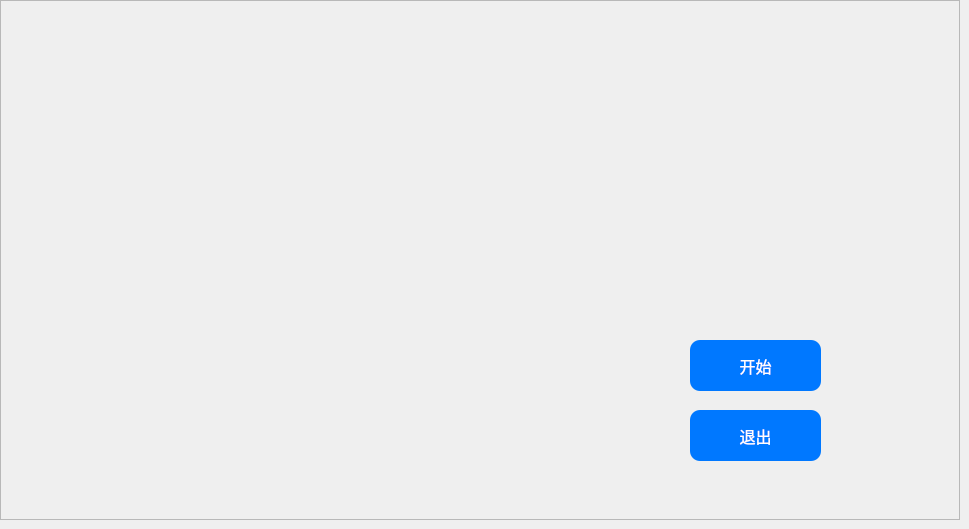
    <widget class="QWidget" name="mainMenu">
     <widget class="QFrame" name="frame_3">
      <property name="geometry">
       <rect>
        <x>0</x>
        <y>0</y>
        <width>960</width>
        <height>520</height>
       </rect>
      </property>
      <property name="styleSheet">
       <string notr="true">#frame_3{background-image: url(:/Image/Football_Manager_2021.jpg);}</string>
      </property>
      <property name="frameShape">
       <enum>QFrame::StyledPanel</enum>
      </property>
      <property name="frameShadow">
       <enum>QFrame::Raised</enum>
      </property>
      <widget class="QPushButton" name="exitBtn">
       <property name="geometry">
        <rect>
         <x>690</x>
         <y>410</y>
         <width>131</width>
         <height>51</height>
        </rect>
       </property>
       <property name="font">
        <font>
         <family>黑体</family>
         <pointsize>12</pointsize>
        </font>
       </property>
       <property name="styleSheet">
        <string notr="true">QPushButton { background-color: rgb(0, 120, 255); border-radius: 10px; color: rgb(255, 255, 255); } QPushButton:hover { background-color: rgb(46, 231, 253); }</string>
       </property>
       <property name="text">
        <string>退出</string>
       </property>
      </widget>
      <widget class="QPushButton" name="startBtn">
       <property name="geometry">
        <rect>
         <x>690</x>
         <y>340</y>
         <width>131</width>
         <height>51</height>
        </rect>
       </property>
       <property name="font">
        <font>
         <family>黑体</family>
         <pointsize>12</pointsize>
        </font>
       </property>
       <property name="styleSheet">
        <string notr="true">QPushButton { background-color: rgb(0, 120, 255); border-radius: 10px; color: rgb(255, 255, 255); } QPushButton:hover { background-color: rgb(46, 231, 253); }</string>
       </property>
       <property name="text">
        <string>开始</string>
       </property>
      </widget>
     </widget>
    </widget>
